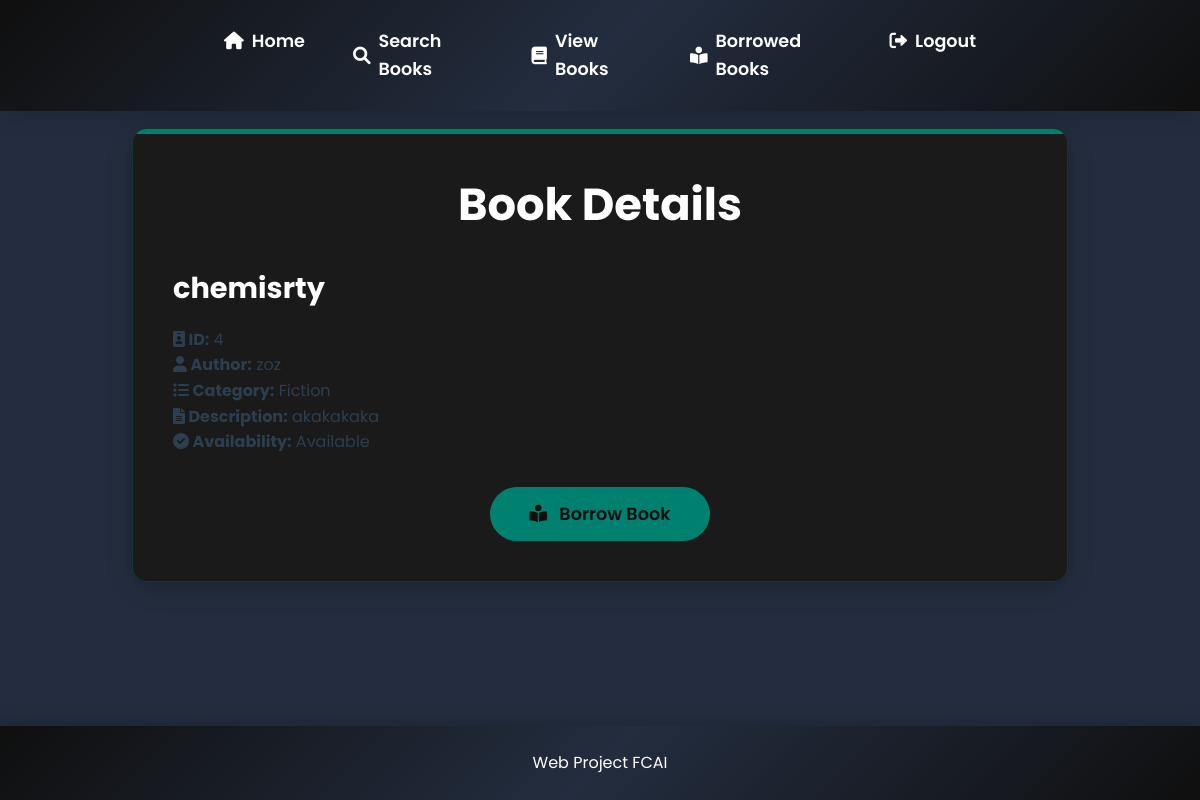
Screenshot of /book/4/ with the database file from the repository.
### lib/models.py (models this page shows)
class Book_Details(models.Model):
    Name = models.CharField(max_length=120)
    Author = models.CharField(max_length=120)
    Category = models.CharField(max_length=120)
    Description = models.TextField()
    Date_Added = models.DateField()
    Availability = models.CharField( max_length=50)

### lib/views.py (the view)
# urls.py: path('book/<int:book_id>/', views.book_details, name='book_details'),
def book_details(request, book_id):
    book = get_object_or_404(Book_Details, id=book_id)
    return render(request, 'user_book_details.html', {'book': book})

### templates/user_book_details.html (shortened to what this page needs)
{% load static %}
<link rel="stylesheet" href="{% static 'css/style.css' %}" />
<link rel="stylesheet" href="{% static 'css/icon.css' %}" />
<!DOCTYPE html>
<html lang="en">
  <head>
    <link rel="stylesheet" href="../css/style.css" />
  </head>
  <body>
    <nav>
      <ul>
        <li>
          <a href="{% url 'user_dashboard' %}"
            ><i class="fas fa-home"></i> Home</a
          >
        </li>
        <li>
          <a href="{% url 'search_books' %}"
            ><i class="fas fa-search"></i> Search Books</a
          >
        </li>
        <li>
          <a href="{% url 'view_books' %}"
            ><i class="fas fa-book"></i> View Books</a
          >
        </li>
        <li>
          <a href="{% url 'borrowed_books' %}"
            ><i class="fas fa-book-reader"></i> Borrowed Books</a
          >
        </li>
        <li>
          <a href="{% url 'index' %}"
            ><i class="fas fa-sign-out-alt"></i> Logout</a
          >
        </li>
      </ul>
    </nav>
    <main>
      <div class="card">
        <h1>Book Details</h1>
        <div style="margin-bottom: 2rem">
          <h2 id="book-title">{{ book.Name }}</h2>
          <p>
            <strong><i class="fas fa-id-badge"></i> ID:</strong> {{ book.id }}
          </p>
          <p>
            <strong><i class="fas fa-user"></i> Author:</strong> {{ book.Author}}
          </p>
          <p>
            <strong><i class="fas fa-list"></i> Category:</strong>
            {{book.Category }}
          </p>
          <p>
            <strong><i class="fas fa-file-alt"></i> Description:</strong> {{book.Description }}
          </p>
          <p>
            <strong><i class="fas fa-check-circle"></i> Availability:</strong>
            {{ book.Availability }}
          </p>
    </div>
        {% if book.Availability == "Available" %}
        <form method="POST" action="{% url 'borrow_book' book.id %}">
          <button type="submit">
            <i class="fas fa-book-reader" style="margin-right: 0.5rem"></i>
            Borrow Book
          </button>
        </form>
      </div>
          {%endif%}
    </main>
    <footer>
      <p>Web Project FCAI</p>
    </footer>
</body>
</html>

### Library/static/css/style.css (style rules this page uses)
* { margin: 0; padding: 0; box-sizing: border-box; font-family: 'Poppins', sans-serif; }
body { background: #232d3f; color: #2c3e50; line-height: 1.6; overflow-x: hidden; }
nav { background: linear-gradient(135deg, #0F0F0F 0%, #232d3f 50%, #0f0f0f 100%); padding: 1rem; position: fixed; width: 100%; top: 0; box-shadow: 0 4px 20px rgba(0, 0, 0, 0.15); z-index: 100; }
nav ul { list-style: none; display: flex; justify-content: space-around; max-width: 800px; margin: 0 auto; }
nav a { color: white; text-decoration: none; padding: 0.7rem 1.5rem; font-weight: 600; font-size: 1.1rem; display: flex; align-items: center; transition: all 0.3s ease; border-radius: 20px; }
nav a i { margin-right: 0.5rem; }
main { margin-top: 80px; margin-bottom: 80px; padding: 3rem 2rem; max-width: 1000px; margin-left: auto; margin-right: auto; min-height: calc(100vh - 160px); }
h1 { color: white; font-size: 2.8rem; font-weight: 700; margin-bottom: 1.5rem; text-align: center; position: relative; }
h2 { color: white; font-size: 1.8rem; margin-bottom: 1rem; }
.card { background: #1a1a1a; padding: 2.5rem; border-radius: 15px; box-shadow: 0 6px 25px rgba(0, 0, 0, 0.2); border: 1px solid rgba(22, 160, 133, 0.2); position: relative; overflow: hidden; }
.card::before { content: ''; position: absolute; top: 0; left: 0; width: 100%; height: 5px; background: #008170; }
form button { background: #008170; color: #0F0F0F; padding: 0.9rem 2.5rem; border: none; border-radius: 30px; font-weight: 600; font-size: 1.1rem; cursor: pointer; display: block; margin: 0 auto; transition: all 0.3s ease; }
footer { text-align: center; padding: 1.5rem; background: linear-gradient(135deg, #0f0f0f 0%, #232d3f 50%, #0f0f0f 100%); color: white; position: fixed; bottom: 0; width: 100%; box-shadow: 0 -4px 20px rgba(0, 0, 0, 0.15); font-size: 1rem; z-index: 100; }
footer p { margin: 0; }

### rows the page displays
Book_Details: Name "chemisrty", id "4", Author "zoz", Category "Fiction", Description "akakakaka", Availability "Available"
